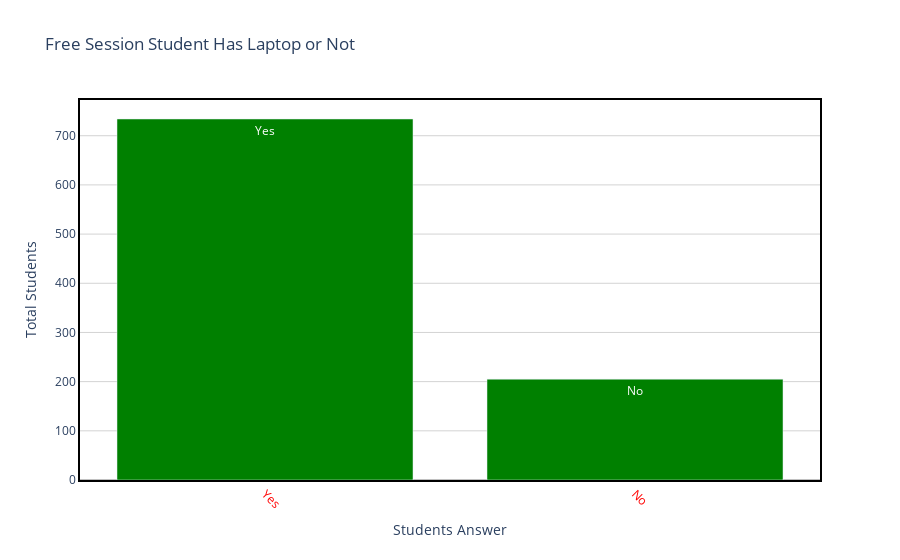

The code cell stored with this chart in its notebook:
### Code cell
draw_trace_bar_laptop(laptop1,'HavingLaptop','laptopcount','Free Session Student Has Laptop or Not', 'Students Answer','Total Students',"green")

### Figure 1 — Plotly figure (JSON) as saved in the notebook; plotly's stock layout.template omitted (floating-point values rounded to 4 significant figures)
{"data": [{"marker": {"color": "green"}, "text": ["Yes", "No"], "type": "bar", "x": ["Yes", "No"], "y": [734, 205]}], "layout": {"hovermode": "closest", "paper_bgcolor": "rgba(0, 0, 0, 0)", "plot_bgcolor": "rgba(0, 0, 0, 0)", "title": {"text": "Free Session Student Has Laptop or Not"}, "xaxis": {"linecolor": "black", "linewidth": 2, "mirror": true, "showline": true, "showticklabels": true, "tickangle": 45, "tickfont": {"color": "red", "size": 12}, "title": {"text": "Students Answer"}, "zeroline": true, "zerolinecolor": "grey", "zerolinewidth": 1}, "yaxis": {"gridcolor": "lightgrey", "linecolor": "black", "linewidth": 2, "mirror": true, "showline": true, "title": {"text": "Total Students"}, "zeroline": true, "zerolinecolor": "grey", "zerolinewidth": 1}}}
